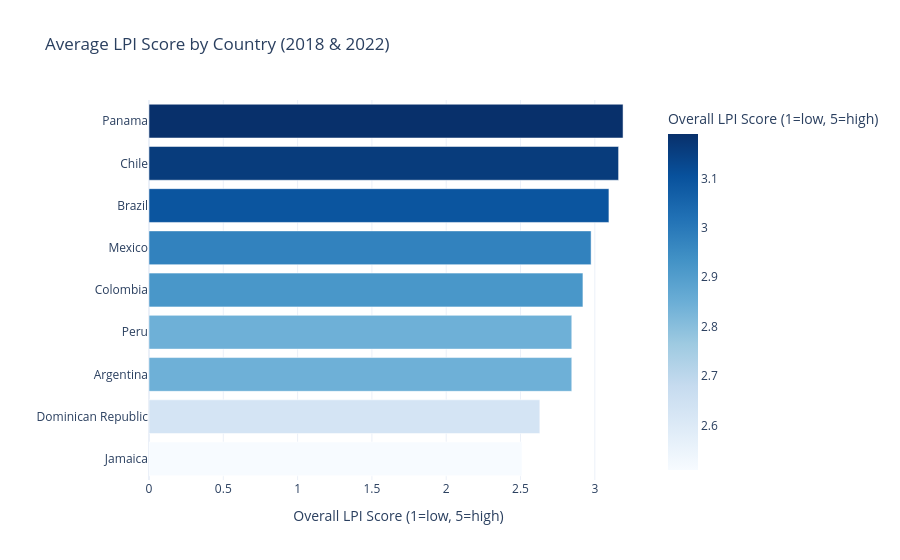

Notebook code cell kept with this figure:
### Code cell
# Average LPI scores across both years per country
df_lpi_avg = df_merged_clean.groupby('country')[['lpi_overall', 'customs', 'infrastructure', 'timeliness']].mean().reset_index()
df_lpi_avg = df_lpi_avg.sort_values('lpi_overall', ascending=True)

# Create horizontal bar chart
fig2 = px.bar(
    df_lpi_avg,
    x='lpi_overall',
    y='country',
    orientation='h',
    color='lpi_overall',
    color_continuous_scale='Blues',
    title='Average LPI Score by Country (2018 & 2022)',
    labels={
        'lpi_overall': 'Overall LPI Score (1=low, 5=high)',
        'country': ''
    },
    template='plotly_white'
)

fig2.write_html('/Users/ashantimiller/latam-export-analysis/visuals/lpi_by_country.html')
fig2.show()

print("Chart saved!")

### Figure 1 — Plotly figure (JSON) as saved in the notebook; plotly's stock layout.template omitted (floating-point values rounded to 4 significant figures)
{"data": [{"hovertemplate": "Overall LPI Score (1=low, 5=high)=%{marker.color}<br>=%{y}<extra></extra>", "legendgroup": "", "marker": {"color": [2.51, 2.63, 2.845, 2.845, 2.92, 2.975, 3.095, 3.16, 3.19], "coloraxis": "coloraxis", "pattern": {"shape": ""}}, "name": "", "orientation": "h", "showlegend": false, "textposition": "auto", "type": "bar", "x": [2.51, 2.63, 2.845, 2.845, 2.92, 2.975, 3.095, 3.16, 3.19], "xaxis": "x", "y": ["Jamaica", "Dominican Republic", "Argentina", "Peru", "Colombia", "Mexico", "Brazil", "Chile", "Panama"], "yaxis": "y"}], "layout": {"barmode": "relative", "coloraxis": {"colorbar": {"title": {"text": "Overall LPI Score (1=low, 5=high)"}}, "colorscale": [[0, "rgb(247,251,255)"], [0.125, "rgb(222,235,247)"], [0.25, "rgb(198,219,239)"], [0.375, "rgb(158,202,225)"], [0.5, "rgb(107,174,214)"], [0.625, "rgb(66,146,198)"], [0.75, "rgb(33,113,181)"], [0.875, "rgb(8,81,156)"], [1, "rgb(8,48,107)"]]}, "legend": {"tracegroupgap": 0}, "title": {"text": "Average LPI Score by Country (2018 & 2022)"}, "xaxis": {"anchor": "y", "domain": [0, 1], "title": {"text": "Overall LPI Score (1=low, 5=high)"}}, "yaxis": {"anchor": "x", "domain": [0, 1], "title": {"text": ""}}}}
